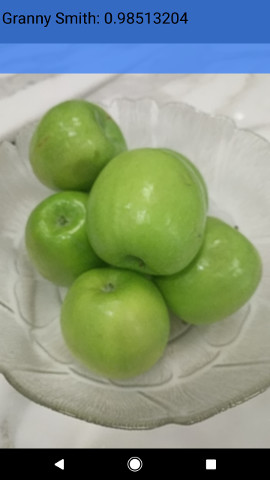
#> input picture android_camera/sample_images/classify1.jpg, 270 x 480 px; its folder holds 2 pictures in this run; the run also reads 1 picture not shown here
$ python blur_detection.py ../android_camera out   (older library calls are emulated)
#> lines starting #> are read from the running program, lines starting #| are printed output that depends on the picture
import argparse
import os
import shutil

import cv2


def blur_ratio(filename):
    # Positive blur ratio - the lower the more blurred the photo is
    image = cv2.imread(filename)
#> image is the input picture: shape (480, 270, 3); mean B, G, R 126.7, 146.9, 130.6
    gray = cv2.cvtColor(image, cv2.COLOR_BGR2GRAY)
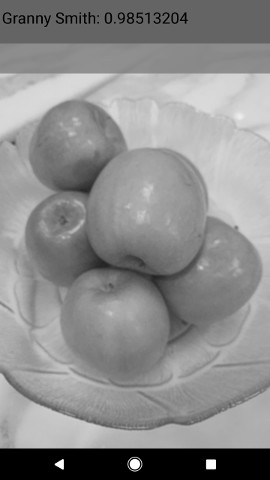
#> gray: shape (480, 270); min 0, max 255, mean 139.8
    return cv2.Laplacian(gray, cv2.CV_64F).var()


def blur_distribution(photo_dir):
    # Returns blurs of all photos in a directory
    blur_ratios = []
    for subdir in os.listdir(photo_dir):
        if subdir.startswith('.'):
            continue
        print(subdir)
        for photo in os.listdir(os.path.join(photo_dir, subdir)):
            if photo.startswith('.'):
                continue
            photo_path = os.path.join(photo_dir, subdir, photo)
            blur_ratios.append(blur_ratio(photo_path))
    return sorted(blur_ratios)


def remove_blured(src, dest, threshold=25, ratio=None):
    # Copies src into dest and removes blurred photos from dest based on threshold or ratio
    if ratio:
        blurs = blur_distribution(src)
        threshold = blurs[int(len(blurs) * ratio)]
        print('Blur threshold: {}'.format(threshold))
    shutil.copytree(src, dest)
    for subdir in os.listdir(dest):
        for photo in os.listdir(os.path.join(dest, subdir)):
            photo_path = os.path.join(dest, subdir, photo)
            blur = blur_ratio(photo_path)
#> blur = 355.5
            if blur < threshold:
                print('Remove photo {} with a blur score {}'.format(photo_path, blur))
                os.remove(photo_path)


if __name__ == "__main__":
    parser = argparse.ArgumentParser()
    parser.add_argument("source_dir", type=str)
    parser.add_argument("dest_dir", type=str)
    args = parser.parse_args()
    remove_blured(args.source_dir, args.dest_dir, ratio=0.05)
